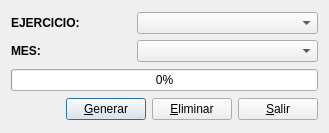
<?xml version="1.0" encoding="UTF-8"?>
<ui version="4.0">
 <author>José Manuel Díez Botella</author>
 <class>genamort</class>
 <widget class="QDialog" name="genamort">
  <property name="geometry">
   <rect>
    <x>0</x>
    <y>0</y>
    <width>329</width>
    <height>133</height>
   </rect>
  </property>
  <property name="windowTitle">
   <string>Asiento de amortización de inmovilizado</string>
  </property>
  <layout class="QVBoxLayout" name="verticalLayout">
   <item>
    <layout class="QGridLayout" name="gridLayout">
     <item row="0" column="0">
      <widget class="QLabel" name="textLabel1">
       <property name="maximumSize">
        <size>
         <width>120</width>
         <height>32767</height>
        </size>
       </property>
       <property name="text">
        <string>&lt;b&gt;EJERCICIO:&lt;/b&gt;</string>
       </property>
       <property name="wordWrap">
        <bool>false</bool>
       </property>
      </widget>
     </item>
     <item row="0" column="1">
      <widget class="QComboBox" name="ejerciciocomboBox"/>
     </item>
     <item row="1" column="0">
      <widget class="QLabel" name="label">
       <property name="font">
        <font>
         <weight>75</weight>
         <bold>true</bold>
        </font>
       </property>
       <property name="text">
        <string>MES:</string>
       </property>
      </widget>
     </item>
     <item row="1" column="1">
      <widget class="QComboBox" name="mescomboBox"/>
     </item>
    </layout>
   </item>
   <item>
    <widget class="QProgressBar" name="progressBar">
     <property name="value">
      <number>0</number>
     </property>
     <property name="orientation">
      <enum>Qt::Horizontal</enum>
     </property>
    </widget>
   </item>
   <item>
    <layout class="QHBoxLayout">
     <property name="spacing">
      <number>6</number>
     </property>
     <property name="leftMargin">
      <number>0</number>
     </property>
     <property name="topMargin">
      <number>0</number>
     </property>
     <property name="rightMargin">
      <number>0</number>
     </property>
     <property name="bottomMargin">
      <number>0</number>
     </property>
     <item>
      <spacer>
       <property name="orientation">
        <enum>Qt::Horizontal</enum>
       </property>
       <property name="sizeType">
        <enum>QSizePolicy::Expanding</enum>
       </property>
       <property name="sizeHint" stdset="0">
        <size>
         <width>61</width>
         <height>20</height>
        </size>
       </property>
      </spacer>
     </item>
     <item>
      <widget class="QPushButton" name="procesarpushButton">
       <property name="text">
        <string>&amp;Generar</string>
       </property>
       <property name="icon">
        <iconset resource="keme.qrc">
         <normaloff>:/iconos/graf/exec.png</normaloff>:/iconos/graf/exec.png</iconset>
       </property>
       <property name="shortcut">
        <string>Alt+G</string>
       </property>
      </widget>
     </item>
     <item>
      <widget class="QPushButton" name="eliminapushButton">
       <property name="text">
        <string>&amp;Eliminar</string>
       </property>
       <property name="icon">
        <iconset resource="keme.qrc">
         <normaloff>:/iconos/graf/borrar.png</normaloff>:/iconos/graf/borrar.png</iconset>
       </property>
       <property name="shortcut">
        <string>Alt+E</string>
       </property>
      </widget>
     </item>
     <item>
      <widget class="QPushButton" name="cancelarpushButton">
       <property name="text">
        <string>&amp;Salir</string>
       </property>
       <property name="icon">
        <iconset resource="keme.qrc">
         <normaloff>:/iconos/graf/application-exit.png</normaloff>:/iconos/graf/application-exit.png</iconset>
       </property>
       <property name="shortcut">
        <string>Alt+S</string>
       </property>
      </widget>
     </item>
    </layout>
   </item>
  </layout>
 </widget>
 <layoutdefault spacing="6" margin="11"/>
 <pixmapfunction>qPixmapFromMimeSource</pixmapfunction>
 <resources>
  <include location="keme.qrc"/>
 </resources>
 <connections>
  <connection>
   <sender>cancelarpushButton</sender>
   <signal>clicked()</signal>
   <receiver>genamort</receiver>
   <slot>reject()</slot>
   <hints>
    <hint type="sourcelabel">
     <x>20</x>
     <y>20</y>
    </hint>
    <hint type="destinationlabel">
     <x>20</x>
     <y>20</y>
    </hint>
   </hints>
  </connection>
 </connections>
</ui>
